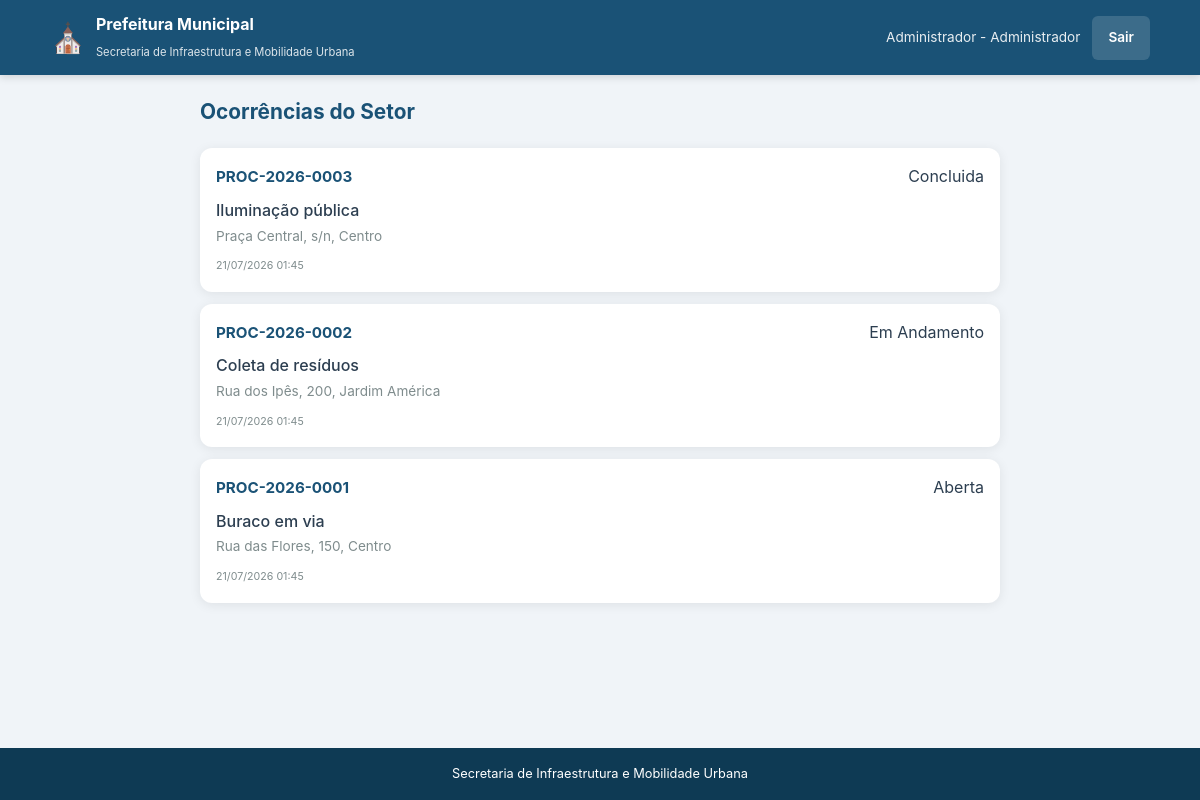
Page /funcionario/painel (signed in) on the committed database.
### models.py (models this page shows, shortened)
class Funcionario(UserMixin, db.Model):
    __tablename__ = 'funcionarios'
    id = db.Column(db.Integer, primary_key=True)
    nome_completo = db.Column(db.String(255), nullable=False)
    email_institucional = db.Column(db.String(255), unique=True, nullable=False)
    senha_hash = db.Column(db.String(255), nullable=False)
    setor = db.Column(db.String(100), nullable=False)
    ativo = db.Column(db.Boolean, default=True)
    atualizacoes = db.relationship('AtualizacaoOcorrencia', backref='funcionario', lazy=True)

class Ocorrencia(db.Model):
    __tablename__ = 'ocorrencias'
    id = db.Column(db.Integer, primary_key=True)
    protocolo = db.Column(db.String(20), unique=True, nullable=False)
    cidadao_id = db.Column(db.Integer, db.ForeignKey('cidadaos.id'), nullable=True)
    tipo = db.Column(db.String(100), nullable=False)
    descricao = db.Column(db.Text, nullable=False)
    localizacao = db.Column(db.String(255), nullable=False)
    foto_url = db.Column(db.String(500), nullable=True)
    status = db.Column(db.String(20), default='aberta')
    data_abertura = db.Column(db.DateTime, default=datetime.utcnow)
    data_conclusao = db.Column(db.DateTime, nullable=True)
    atualizacoes = db.relationship('AtualizacaoOcorrencia', backref='ocorrencia', lazy=True)
    avaliacao = db.relationship('Avaliacao', backref='ocorrencia', uselist=False, lazy=True)

### routes/funcionarios.py (the view)
@funcionarios_bp.route('/funcionario/painel')
@login_required
def painel_funcionario():
    if not hasattr(current_user, 'setor'):
        return redirect(url_for('auth.login_institucional'))
    ocorrencias = Ocorrencia.query.filter(
        Ocorrencia.tipo.ilike(f'%{current_user.setor}%') |
        Ocorrencia.tipo.in_([
            'Buraco em via', 'Coleta de resíduos', 'Iluminação pública',
            'Sinalização de trânsito', 'Limpeza urbana', 'Poda de árvores',
            'Calçamento', 'Esgoto a céu aberto', 'Outros'
        ])
    ).order_by(Ocorrencia.data_abertura.desc()).all()
    return render_template('painel_funcionario.html', ocorrencias=ocorrencias)

### app.py (called while the page is built)
@login_manager.user_loader
def load_user(user_id):
    parts = user_id.split('_', 1)
    if parts[0] == 'c':
        return Cidadao.query.get(int(parts[1]))
    elif parts[0] == 'f':
        return Funcionario.query.get(int(parts[1]))
    return None

### templates/painel_funcionario.html (shortened to what this page needs)
{% extends "base.html" %}
{% block css %}<link rel="stylesheet" href="{{ url_for('static', filename='css/painel.css') }}">{% endblock %}
{% block conteudo %}
<div class="painel-container">
    <div class="painel-header">
        <h1>Ocorrências do Setor</h1>
    </div>
    {% if ocorrencias %}
        <div class="ocorrencias-lista">
            {% for ocorrencia in ocorrencias %}
                <a href="{{ url_for('funcionarios.atender_ocorrencia', ocorrencia_id=ocorrencia.id) }}" class="ocorrencia-card">
                    <div class="ocorrencia-card-header">
                        <strong>{{ ocorrencia.protocolo }}</strong>
                        <span class="status status-{{ ocorrencia.status }}">{{ ocorrencia.status|replace('_', ' ')|title }}</span>
                    </div>
                    <div class="ocorrencia-card-body">
                        <p class="ocorrencia-tipo">{{ ocorrencia.tipo }}</p>
                        <p class="ocorrencia-local">{{ ocorrencia.localizacao }}</p>
                    </div>
                    <div class="ocorrencia-card-footer">
                        <small>{{ ocorrencia.data_abertura.strftime('%d/%m/%Y %H:%M') }}</small>
                    </div>
                </a>
            {% endfor %}
        </div>
    {% else %}
        <div class="vazio">
            <p>Nenhuma ocorrência para o seu setor.</p>
        </div>
    {% endif %}
</div>
{% endblock %}

### templates/base.html (shortened to what this page needs)
<!DOCTYPE html>
<html lang="pt-BR">
<head>
    <link rel="stylesheet" href="{{ url_for('static', filename='css/estilo_global.css') }}">
    {% block css %}{% endblock %}
</head>
<body>
    <header class="cabecalho">
        <div class="cabecalho-inner">
            <a href="/" class="logo">
                <span class="logo-icon">&#9962;</span>
                <div class="logo-texto">
                    <strong>Prefeitura Municipal</strong>
                    <small>Secretaria de Infraestrutura e Mobilidade Urbana</small>
                </div>
            </a>
            <nav class="nav-cabecalho">
                {% if current_user.is_authenticated %}
                    {% if current_user.setor is defined and current_user.setor %}
                        <span class="nav-usuario">{{ current_user.nome_completo }} - {{ current_user.setor }}</span>
                    {% else %}
                        <a href="{{ url_for('notificacoes.listar_notificacoes') }}" class="nav-link">Notificações</a>
                    {% endif %}
                    <a href="{{ url_for('auth.logout') }}" class="btn btn-sair">Sair</a>
                {% endif %}
            </nav>
        </div>
    </header>
    <main class="conteudo">
        {% block conteudo %}{% endblock %}
    </main>
    <footer class="rodape">
        <p>Secretaria de Infraestrutura e Mobilidade Urbana</p>
    </footer>
</body>
</html>

### static/css/estilo_global.css (style rules this page uses)
* { margin: 0; padding: 0; box-sizing: border-box; }
:root { --cor-primaria: #1a5276; --cor-primaria-escura: #0e3a54; --cor-secundaria: #2e86c1; --cor-destaque: #f39c12; --cor-sucesso: #27ae60; --cor-erro: #e74c3c; --cor-fundo: #f0f4f8; --cor-texto: #2c3e50; --cor-texto-claro: #7f8c8d; --cor-branco: #ffffff; --cor-borda: #dce1e8; --sombra: 0 2px 12px rgba(0,0,0,0.08); --raio: 12px; }
html, body { height: 100%; }
body { font-family: -apple-system, BlinkMacSystemFont, 'Segoe UI', Roboto, sans-serif; background: var(--cor-fundo); color: var(--cor-texto); line-height: 1.6; display: flex; flex-direction: column; min-height: 100vh; }
.cabecalho { background: var(--cor-primaria); color: var(--cor-branco); padding: 12px 16px; position: sticky; top: 0; z-index: 100; box-shadow: 0 2px 8px rgba(0,0,0,0.15); }
.cabecalho-inner { max-width: 1100px; margin: 0 auto; display: flex; align-items: center; justify-content: space-between; gap: 12px; }
.logo { display: flex; align-items: center; gap: 10px; text-decoration: none; color: var(--cor-branco); }
.logo-icon { font-size: 1.8rem; }
.logo-texto strong { display: block; font-size: 1rem; }
.logo-texto small { font-size: 0.7rem; opacity: 0.85; }
.nav-cabecalho { display: flex; align-items: center; gap: 12px; }
.nav-usuario { font-size: 0.85rem; opacity: 0.9; }
.conteudo { flex: 1; max-width: 1100px; width: 100%; margin: 0 auto; padding: 20px 16px; }
.rodape { background: var(--cor-primaria-escura); color: var(--cor-branco); text-align: center; padding: 16px; font-size: 0.8rem; margin-top: auto; }
.btn { display: inline-flex; align-items: center; justify-content: center; gap: 8px; padding: 12px 24px; border: none; border-radius: 8px; font-size: 0.95rem; font-weight: 600; cursor: pointer; text-decoration: none; transition: all 0.2s; min-height: 44px; min-width: 44px; }
.btn-sair { background: rgba(255,255,255,0.15); color: var(--cor-branco); padding: 8px 16px; border-radius: 6px; font-size: 0.85rem; }

### static/css/painel.css (style rules this page uses)
.painel-container { max-width: 800px; margin: 0 auto; }
.painel-header { margin-bottom: 20px; }
.painel-header h1 { font-size: 1.3rem; color: var(--cor-primaria); }
.ocorrencias-lista { display: flex; flex-direction: column; gap: 12px; }
.ocorrencia-card { background: var(--cor-branco); border-radius: var(--raio); box-shadow: var(--sombra); padding: 16px; text-decoration: none; color: inherit; display: block; transition: all 0.2s; }
.ocorrencia-card-header { display: flex; justify-content: space-between; align-items: center; margin-bottom: 8px; }
.ocorrencia-card-header strong { font-size: 0.95rem; color: var(--cor-primaria); }
.ocorrencia-card-body { margin-bottom: 8px; }
.ocorrencia-tipo { font-weight: 500; margin-bottom: 2px; }
.ocorrencia-local { font-size: 0.85rem; color: var(--cor-texto-claro); }
.ocorrencia-card-footer { font-size: 0.8rem; color: var(--cor-texto-claro); }

### rows in the picture
Funcionario: nome_completo "Administrador", setor "Administrador"
Ocorrencia: protocolo "PROC-2026-0003", status "Concluida", tipo "Iluminação pública", localizacao "Praça Central, s/n, Centro", data_abertura "21/07/2026 01:45"
Ocorrencia: protocolo "PROC-2026-0002", status "Em Andamento", tipo "Coleta de resíduos", localizacao "Rua dos Ipês, 200, Jardim América", data_abertura "21/07/2026 01:45"
Ocorrencia: protocolo "PROC-2026-0001", status "Aberta", tipo "Buraco em via", localizacao "Rua das Flores, 150, Centro", data_abertura "21/07/2026 01:45"
